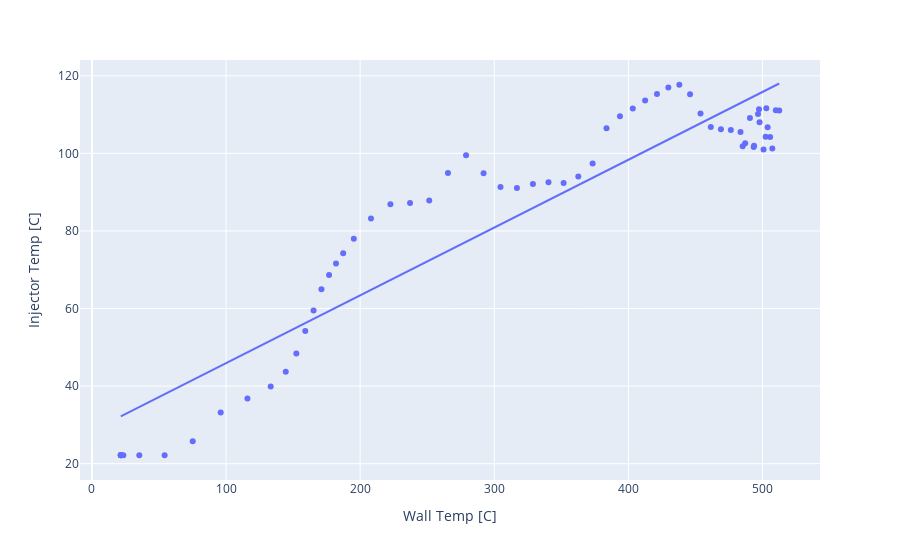

The notebook cell saved with this chart:
### Code cell
fig17inj = px.scatter(June17HeatingFilt, x="Wall Temp [C]", y="Injector Temp [C]", trendline="ols")
fig17inj.show()
